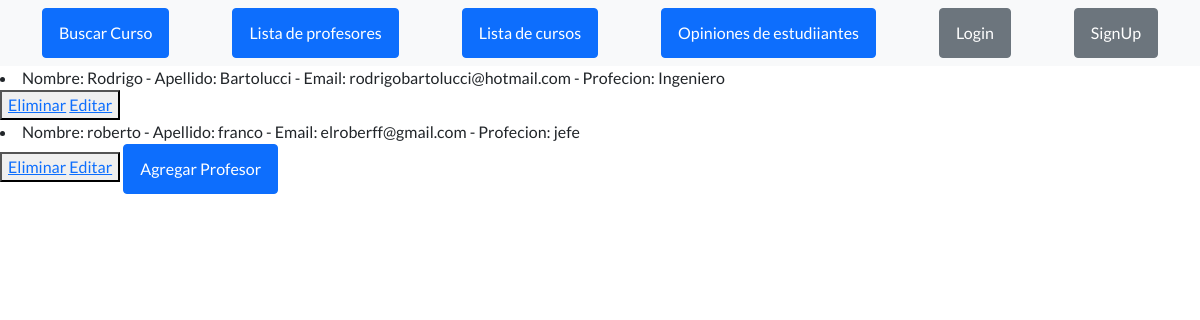
The page /mostrar_profesores/ on the database as committed earlier.
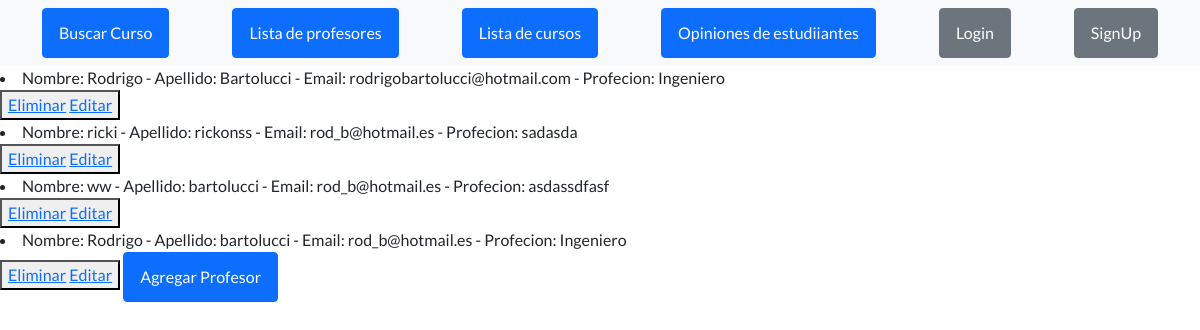
The same page on the database as committed later.
### appCoder/models.py (models this page shows)
class Profesor(models.Model):
    nombre=models.CharField(max_length=40)
    apellido=models.CharField(max_length=40)
    email=models.EmailField()
    profesion=models.CharField(max_length=40)
    def __str__(self) -> str:
        return f' Nombre: {self.nombre} - Apellido: {self.apellido} - Email: {self.email} - Profecion: {self.profesion}'

### appCoder/views.py (the view)
# urls.py: path('mostrar_profesores/', mostrar_profesores, name='mostrar_profesores'),
def mostrar_profesores(request):
      profesores= Profesor.objects.all()
      context = {'profesores': profesores}
      return render(request, 'mostrar_profesores.html', context=context)

### appCoder/templates/mostrar_profesores.html
{% extends "index.html" %}
{%load static %}
{% block codigoDinamico %}
{% for p in profesores %}
    <li>{{ p }}</li>
         <button>
            <a href="{% url 'eliminar_profesor' p.id %}"> Eliminar</a>
            <a href="{% url 'EditarProfesor' p.id %}"> Editar</a>
         </button>
{% endfor %}
<a class="btn btn-primary" href="{% url 'profesores' %}"> Agregar Profesor </a>
{% endblock %}

Rows that differ between the two databases and show on the page:
removed Profesor: nombre+apellido+email "Nombre: roberto - Apellido: franco - Email: elroberff@gmail.com - Profecion: jefe"
added Profesor: nombre+apellido+email "Nombre: ricki - Apellido: rickonss - Email: rod_b@hotmail.es - Profecion: sadasda"
added Profesor: nombre+apellido+email "Nombre: ww - Apellido: bartolucci - Email: rod_b@hotmail.es - Profecion: asdassdfasf"
added Profesor: nombre+apellido+email "Nombre: Rodrigo - Apellido: bartolucci - Email: rod_b@hotmail.es - Profecion: Ingeniero"
